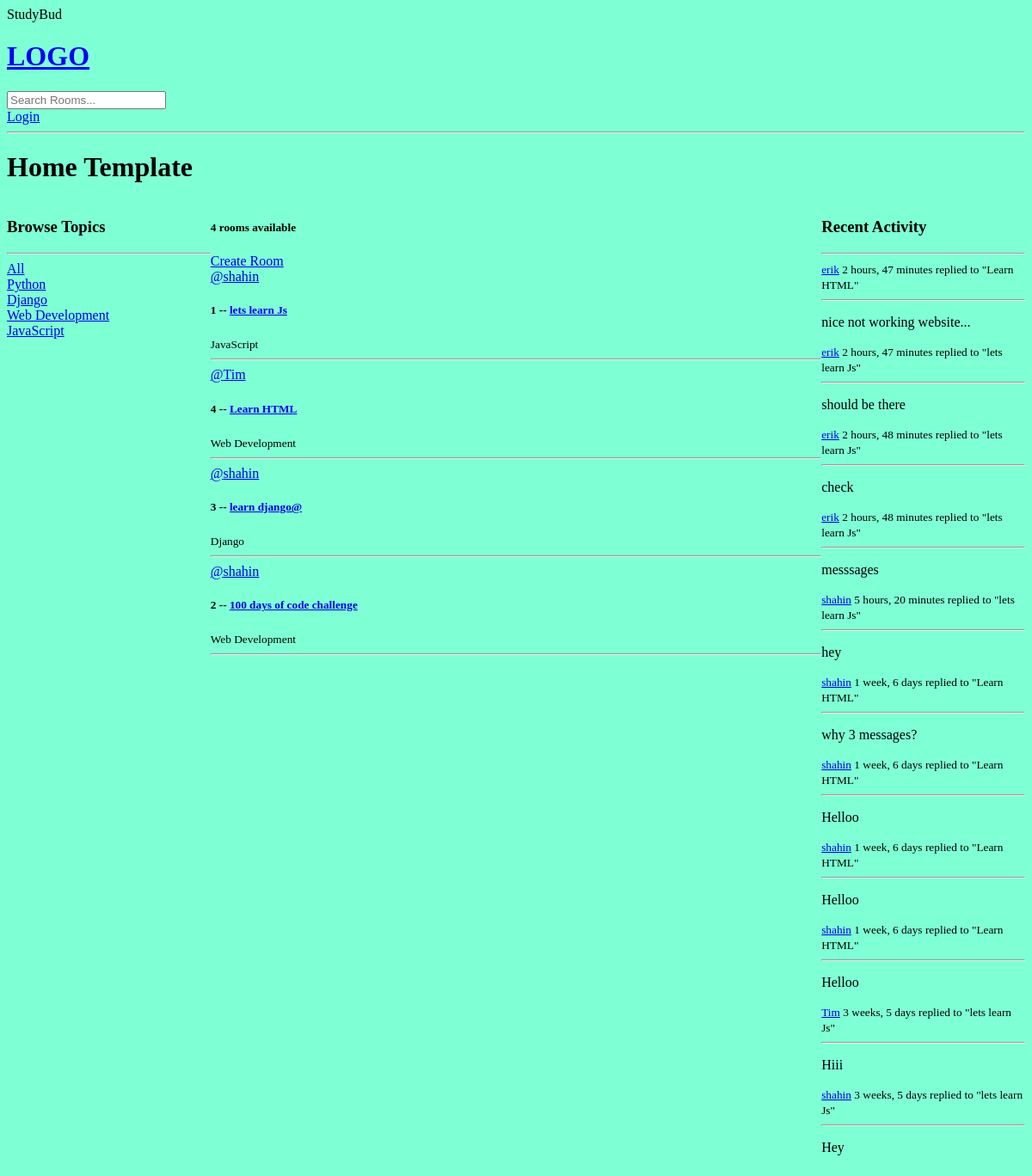
Before: / with the older database file.
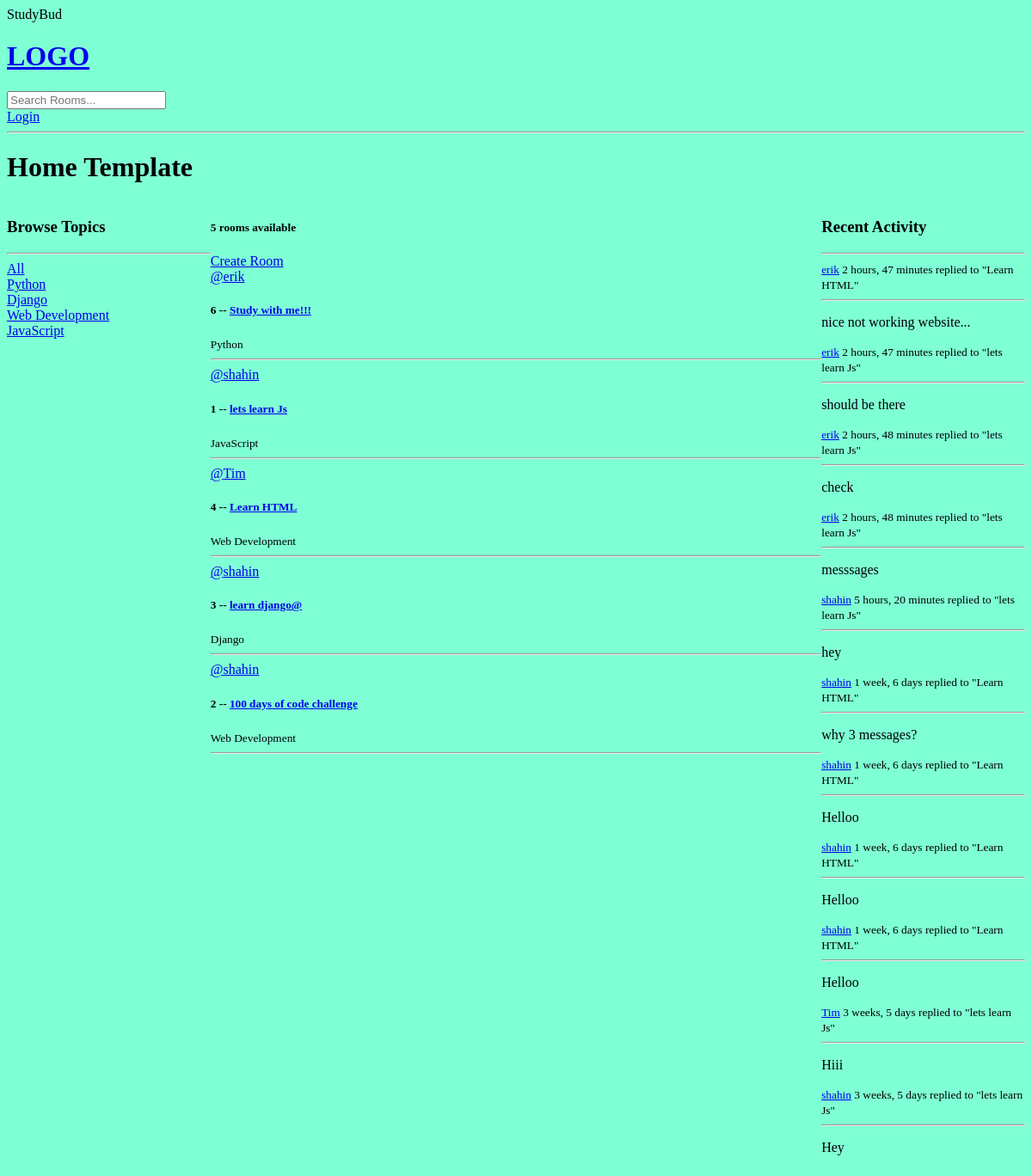
After: the same page with the newer database file.
### base/models.py (models this page shows, shortened)
class Topic(models.Model):
    name = models.CharField(max_length = 200)

class Room(models.Model):
    host = models.ForeignKey(User,on_delete = models.SET_NULL, null = True)
    topic = models.ForeignKey(Topic, on_delete = models.SET_NULL, null = True) # when on delete is NULL so null = True should be written
    name = models.CharField(max_length=200) #null= False is default, not allowed Null
    description = models.TextField(null = True, blank = True, max_length = 3000) # allowed Null in column
    participants = models.ManyToManyField(User, related_name='participants', blank = True)
    updated = models.DateTimeField(auto_now = True) #takes every save
    created = models.DateTimeField(auto_now_add = True) #takes when it s created
    class Meta:
        ordering = ['-updated','-created']
    def __str__(self):
        return self.name #in order to see name from db

class Message(models.Model):
    user = models.ForeignKey(User, on_delete = models.CASCADE) #from built in User table
    room = models.ForeignKey(Room, on_delete = models.CASCADE) #models.SET_NULL room deleted-messages will be NULL connected, models.CASCADE room deleted-messages deleted
    body = models.TextField(max_length= 3000)
    updated = models.DateTimeField(auto_now = True) #takes every save
    created = models.DateTimeField(auto_now_add = True) #takes when it s created
    def __str__(self):
        return self.body[0:50]
    class Meta:
        ordering = ['-updated','-created']

### base/views.py (the view)
# urls.py: path('', views.home, name = 'home'),
def home(request):
    q = request.GET.get('q') if request.GET.get('q') != None else ''
    rooms = Room.objects.filter(
        Q(topic__name__icontains = q) |
        Q(name__icontains = q) |
        Q(description__icontains = q)
                                )
    topics= Topic.objects.all()
    room_count = rooms.count()
    room_messages = Message.objects.filter(Q(room__topic__name__icontains=q)).order_by('-updated')
    context = {'rooms':rooms, 'topics':topics, "room_count": room_count,'room_messages':room_messages}
    return render(request, 'base/home.html', context)

### base/templates/base/home.html (shortened to what this page needs)
{% extends 'main.html' %}
{% block content %}
<h1>Home Template</h1>
<div class = "home-container">
    <div>
        <h3>Browse Topics</h3>
        <hr>
        <div>
            <a href = "{% url 'home' %}">All</a>
        </div>
       {%include 'base/topics_component.html'%}
    </div>
<div>
    <h5>{{room_count}} rooms available</h5>
    <a href = '{% url "create-room" %}'>Create Room</a>
    <div>
        {% include 'base/feed_component.html'%}
    </div>
    </div>
        <div>
           {% include 'base/activity_component.html'%}
        </div>
</div>
{% endblock content %}

### base/templates/base/topics_component.html
        {% for topic in topics %}
        <div>
            <a href = "{% url 'home' %}?q={{topic.name}}" >{{topic.name}}</a>
        </div>
    {% endfor %}

### base/templates/base/feed_component.html (shortened to what this page needs)
{% for room in rooms%}
<div>
    <a href = "{% url 'user-profile' room.host.id%}">@{{room.host.username}}</a>
    <h5>{{room.id}} -- <a href = "{% url 'room' room.id %}"> {{room.name}} </a></h5>
    <small>{{room.topic.name}}</small>
    <hr>
</div>
{% endfor %}

### base/templates/base/activity_component.html (shortened to what this page needs)
<h3> Recent Activity </h3>
<hr>
{%for message in room_messages%}
    <div>
        <small>
            <a href=" {%url 'user-profile' message.user.id %}">{{message.user}}</a>
            <a>{{message.created|timesince}}</a>
        </small>
        <small>replied to "{{message.room}}"</small>
        <hr>
        <p>{{message}}</p>
    </div>
{%endfor%}

Changed rows visible on the page:
added Room: host.username "erik", id "6", name "Study with me!!!", topic.name "Python"
Other visible differences:
{{ room_count }}: "4" → "5"
